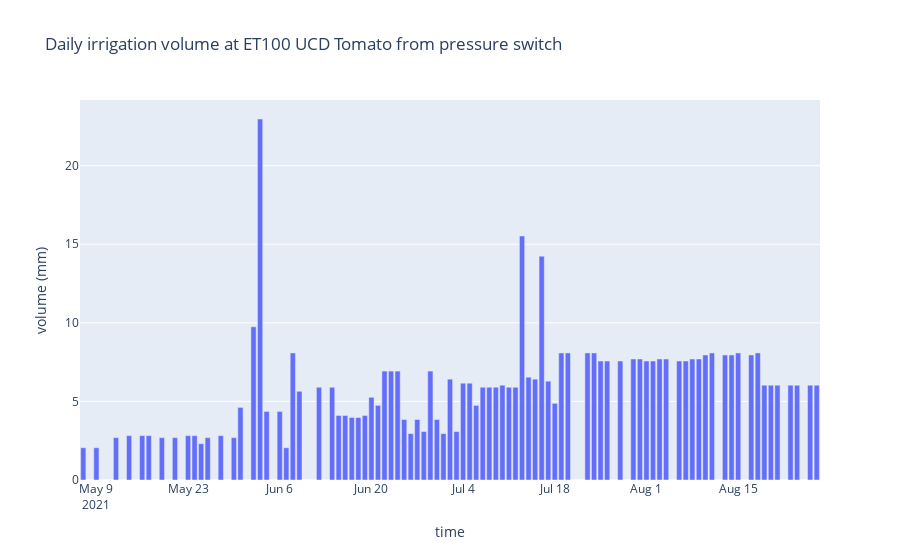

Notebook code for this chart:
### Code cell
import plotly.express as px
fig = px.bar(irrigation_hourly_ET100, x='time', y='volume (mm)', title  ='Daily irrigation volume at ET100 UCD Tomato from pressure switch')
fig.show()
